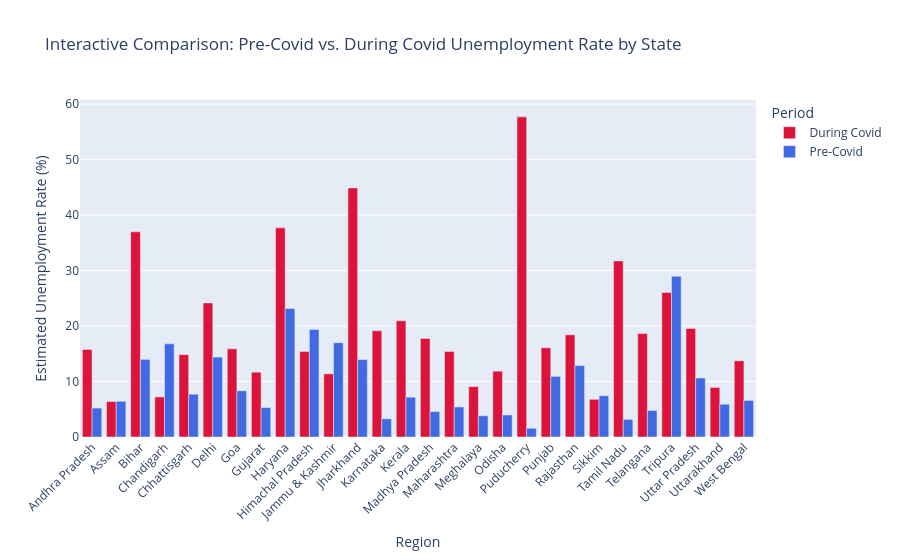

This figure's notebook cell:
### Markdown cell above
## Step 8: Feature Engineering (Pre-Covid vs. Covid-19 Impact)
To quantify the exact impact of the pandemic, we will engineer a new feature called `Period`. We know the major lockdowns began in late March 2020. By splitting our dataset into "Pre-Covid" (before April 2020) and "During Covid" (April 2020 onwards), we can directly compare the averages.

### Code cell
# 1. Create a new column 'Period' based on the Date
# We use a lambda function to check if the month is before April 2020 (Month 4 of 2020)
df_india['Period'] = df_india['Date'].apply(lambda x: 'Pre-Covid' if x < pd.Timestamp('2020-04-01') else 'During Covid')

# 2. Group the data by Region and Period to get the mean unemployment rate
period_impact = df_india.groupby(['Region', 'Period'])['Estimated Unemployment Rate (%)'].mean().reset_index()

# 3. Create an interactive grouped bar chart
fig = px.bar(
    period_impact,
    x='Region',
    y='Estimated Unemployment Rate (%)',
    color='Period',
    barmode='group', # Puts the Pre-Covid and Covid bars side-by-side for each state
    title='Interactive Comparison: Pre-Covid vs. During Covid Unemployment Rate by State',
    color_discrete_map={'Pre-Covid': 'royalblue', 'During Covid': 'crimson'} # Custom colors
)

fig.update_layout(xaxis_tickangle=-45)
fig.show()

### Figure 1 — Plotly figure (JSON) as saved in the notebook; plotly's stock layout.template omitted (floating-point values rounded to 4 significant figures)
{"data": [{"alignmentgroup": "True", "hovertemplate": "Period=During Covid<br>Region=%{x}<br>Estimated Unemployment Rate (%)=%{y}<extra></extra>", "legendgroup": "During Covid", "marker": {"color": "crimson", "pattern": {"shape": ""}}, "name": "During Covid", "offsetgroup": "During Covid", "orientation": "v", "showlegend": true, "textposition": "auto", "type": "bar", "x": ["Andhra Pradesh", "Assam", "Bihar", "Chandigarh", "Chhattisgarh", "Delhi", "Goa", "Gujarat", "Haryana", "Himachal Pradesh", "Jammu & Kashmir", "Jharkhand", "Karnataka", "Kerala", "Madhya Pradesh", "Maharashtra", "Meghalaya", "Odisha", "Puducherry", "Punjab", "Rajasthan", "Sikkim", "Tamil Nadu", "Telangana", "Tripura", "Uttar Pradesh", "Uttarakhand", "West Bengal"], "xaxis": "x", "y": [15.78, 6.388, 36.99, 7.22, 14.85, 24.17, 15.89, 11.68, 37.69, 15.4, 11.38, 44.9, 19.16, 20.94, 17.76, 15.42, 9.086, 11.87, 57.7, 16.08, 18.41, 6.792, 31.73, 18.64, 26.05, 19.56, 8.927, 13.73], "yaxis": "y"}, {"alignmentgroup": "True", "hovertemplate": "Period=Pre-Covid<br>Region=%{x}<br>Estimated Unemployment Rate (%)=%{y}<extra></extra>", "legendgroup": "Pre-Covid", "marker": {"color": "royalblue", "pattern": {"shape": ""}}, "name": "Pre-Covid", "offsetgroup": "Pre-Covid", "orientation": "v", "showlegend": true, "textposition": "auto", "type": "bar", "x": ["Andhra Pradesh", "Assam", "Bihar", "Chandigarh", "Chhattisgarh", "Delhi", "Goa", "Gujarat", "Haryana", "Himachal Pradesh", "Jammu & Kashmir", "Jharkhand", "Karnataka", "Kerala", "Madhya Pradesh", "Maharashtra", "Meghalaya", "Odisha", "Puducherry", "Punjab", "Rajasthan", "Sikkim", "Tamil Nadu", "Telangana", "Tripura", "Uttar Pradesh", "Uttarakhand", "West Bengal"], "xaxis": "x", "y": [5.213, 6.438, 13.99, 16.79, 7.711, 14.4, 8.329, 5.295, 23.17, 19.4, 16.99, 13.95, 3.273, 7.175, 4.582, 5.415, 3.825, 3.965, 1.581, 10.93, 12.87, 7.44, 3.161, 4.766, 28.98, 10.64, 5.913, 6.595], "yaxis": "y"}], "layout": {"barmode": "group", "legend": {"title": {"text": "Period"}, "tracegroupgap": 0}, "title": {"text": "Interactive Comparison: Pre-Covid vs. During Covid Unemployment Rate by State"}, "xaxis": {"anchor": "y", "domain": [0, 1], "tickangle": -45, "title": {"text": "Region"}}, "yaxis": {"anchor": "x", "domain": [0, 1], "title": {"text": "Estimated Unemployment Rate (%)"}}}}
